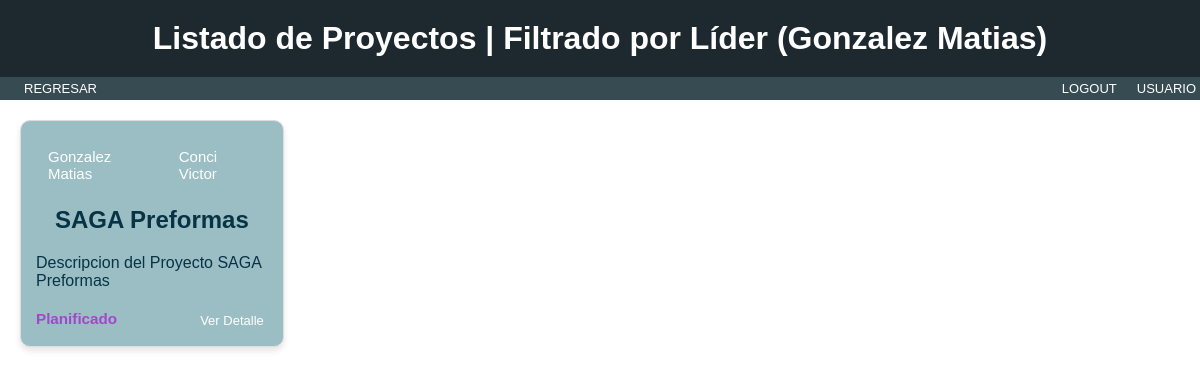
/Projects/cards-filter-bylider/Gonzalez Matias/, run on the app's committed database.
### Projects/models.py (models this page shows, shortened)
class Tarjeta(models.Model):
    class Tipo(models.TextChoices):
        planificado = 'Planificado', 'Planificado'
        en_curso = 'En Curso', 'En Curso'
        finalizado = 'Finalizado', 'Finalizado'
    lider = models.ForeignKey(Lider, on_delete=models.CASCADE,related_name='tarjetas')
    sponsor = models.ForeignKey(Sponsor, on_delete=models.CASCADE,related_name='tarjetas')
    titulo = models.CharField(max_length=50)
    descripcion = models.CharField(max_length=200)
    fecha_inicio = models.DateField(default=datetime.now)
    fecha_fin = models.DateField(default=datetime.now)
    estado = models.CharField(
        max_length=11,
        choices=Tipo.choices,
        default=Tipo.planificado,
    )

class Lider(models.Model):
    nombre = models.CharField(max_length=20)
    def __str__(self):
        return f"{self.nombre}"

class Sponsor(models.Model):
    nombre = models.CharField(max_length=20)
    def __str__(self):
        return f"{self.nombre}"

### Projects/views.py (the view)
# urls.py: path("cards-filter-bylider/<str:lider_name>/", FilterByLiderListView.as_view(), name="filter_lider"),
class FilterByLiderListView(ListView):
    model = Tarjeta
    template_name = "Projects/cards/filter_cards.html"
    context_object_name = "TARJETAS_FILTER"
    def get_queryset(self):
        lider_name = self.kwargs['lider_name']
        return Tarjeta.objects.filter(lider__nombre=lider_name)
    def get_context_data(self, **kwargs):
        context = super().get_context_data(**kwargs)
        lider_name = self.kwargs['lider_name']
        context['filtro_tipo'] = f'Líder ({lider_name})'
        return context

### Projects/templates/Projects/cards/filter_cards.html (shortened to what this page needs)
{% extends 'Projects/base.html' %} {% load static %}  {% block h1 %} {% if filtro_tipo %}
<h1>Listado de Proyectos | Filtrado por {{ filtro_tipo }}</h1>
{% endif %} {% endblock %} {% block nav %}
<link
  rel="stylesheet"
  href="{% static 'Projects/css/styles_list_cards.css' %}"
/>
<div class="left-menu">
  <ul>
    <li><a href="{% url 'list_cards' %}">REGRESAR</a></li>
  </ul>
</div>
<div class="right-menu">
  <ul>
    <li><a href="">LOGOUT</a></li>
  </ul>
  <ul>
    <li><a href="">USUARIO</a></li>
  </ul>
</div>
{% endblock %} {% block content %}
<div class="card-container">
  {% for tarjeta in TARJETAS_FILTER %}
  <div class="card">
    <div class="card-header">
      <span class="tag">{{ tarjeta.lider }}</span>
      <span class="tag">{{ tarjeta.sponsor }}</span>
    </div>
    <h2>{{ tarjeta.titulo }}</h2>
    <p>{{ tarjeta.descripcion }}</p>
    <div class="card-footer">
      <h3 data-estado="{{ tarjeta.estado }}">{{ tarjeta.estado }}</h3>
      <a href="" class="btn-detail">Ver Detalle</a>
    </div>
  </div>
  {% empty %}
  <p>No hay proyectos disponibles.</p>
  {% endfor %}
</div>
{% endblock %}

### Projects/static/Projects/css/styles_title.css (style rules this page uses)
* { margin: 0; padding: 0; box-sizing: border-box; }
.left-menu { display: flex; }
.right-menu { display: flex; }
nav ul { list-style-type: none; display: flex; justify-content: flex-end; font-size: 13px; }
nav li { margin-left: 20px; cursor: pointer; }
nav a { color: #fff; text-decoration: none; }

### Projects/static/Projects/css/styles_list_cards.css (style rules this page uses)
* { font-family: sans-serif; }
.card-container { display: grid; grid-template-columns: repeat(auto-fill, minmax(200px, 1fr)); gap: 35px; padding: 20px; }
.card { border: 1px solid #ddd; border-radius: 10px; background-color: #9bbec5; padding: 15px; box-shadow: 0 4px 6px rgba(0, 0, 0, 0.1); transition: transform 0.3s ease-in-out; }
@media (min-width: 768px) { .card-container { grid-template-columns: repeat(4, 1fr); } }
.card-header { display: flex; justify-content: space-between; margin-bottom: 12px; }
.tag { font-size: 15px; color: #fff; padding: 12px 12px; border-radius: 5px; background-color: transparent; text-decoration: none; }
.card h2 { margin-bottom: 20px; text-align: center; color: #073345; }
.card p { margin-bottom: 20px; color: #073345; }
.card-footer { display: flex; justify-content: space-between; font-size: 13px; }
.card h3 { color: rgb( 128, 26, 0 ); }
.card h3[data-estado="Planificado"] { color: rgba(167, 25, 202, 0.726); }
.btn-detail { color: #fff; padding: 3px 4px; border-radius: 5px; text-decoration: none; }

### data on the page
Tarjeta: lider "Gonzalez Matias", sponsor "Conci Victor", titulo "SAGA Preformas", descripcion "Descripcion del Proyecto SAGA Preformas", estado "Planificado"

### other printed values
{{ filtro_tipo }} "Líder (Gonzalez Matias)"
